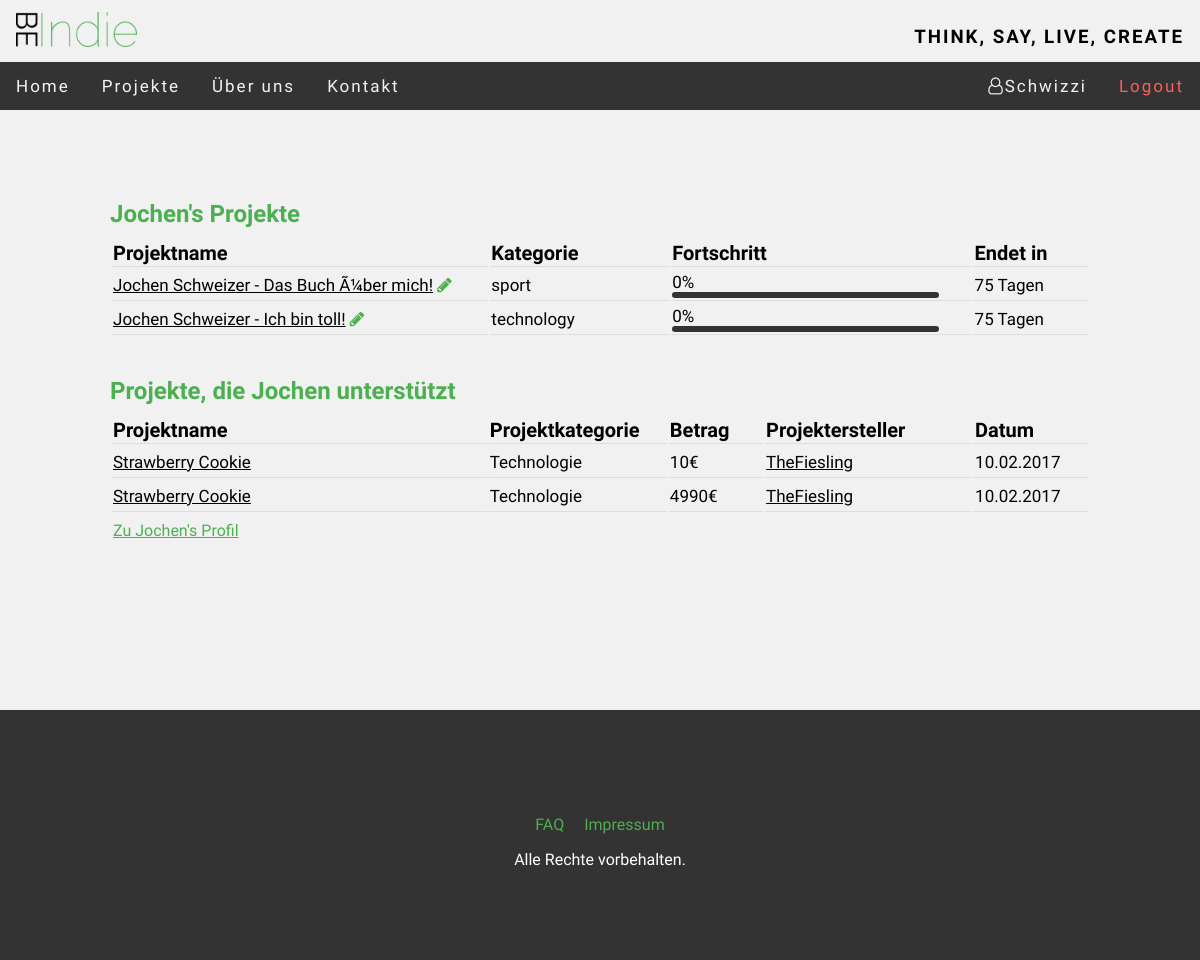
The page /BeIndie/index.php?page=my_projects&uname=Schwizzi (signed in) on the database its author committed.
### tables this page shows
CREATE TABLE `user` (
  `user_ID` int(11) NOT NULL,
  `email` varchar(200) NOT NULL,
  `user_name` varchar(30) NOT NULL,
  `first_name` varchar(200) DEFAULT NULL,
  `last_name` varchar(200) DEFAULT NULL,
  `avatar` varchar(200) DEFAULT NULL,
  `location` varchar(200) DEFAULT NULL,
  `crypt_pw` varchar(200) NOT NULL,
  `user_bio` varchar(500) DEFAULT NULL
);

CREATE TABLE `project` (
  `project_ID` int(11) NOT NULL,
  `creator` varchar(200) NOT NULL,
  `title` varchar(200) NOT NULL,
  `goal` int(11) NOT NULL,
  `current_status` int(11) NOT NULL,
  `start_date` date NOT NULL,
  `end_date` date NOT NULL,
  `category` varchar(200) NOT NULL,
  `description` text NOT NULL
);

CREATE TABLE `transaction` (
  `transaction_ID` int(11) NOT NULL,
  `user_email` varchar(200) NOT NULL,
  `project_ID` int(11) NOT NULL,
  `amount` int(11) NOT NULL,
  `date` date NOT NULL
);

### BeIndie/includes/pages/my_projects/my_projects.php (the view, shortened to what this page needs)
<?php
$uname = $_GET["uname"];
$sess_user = "";
if(isset($_SESSION["username"])){
    $sess_user = $_SESSION["username"];
}
include ("includes/functions/swConnect.php");
$query = "SELECT user_name, first_name, user_ID FROM user WHERE user_name ='" . $uname . "'";
$result = mysqli_query($conn, $query);
$query_myprojects = "SELECT title, current_status, goal, project_ID, UNIX_TIMESTAMP(end_date), category FROM user u JOIN project p ON u.email=p.creator WHERE u.user_name='" . $uname . "'";
$query_supportprojects = "SELECT creator, amount, title, category, date, t.project_ID FROM user u JOIN transaction t ON u.email=t.user_email"
                        . " JOIN project p ON t.project_ID=p.project_ID WHERE u.user_name='" . $uname . "'";
$result_myprojects = mysqli_query($conn, $query_myprojects);
$result_supportprojects = mysqli_query($conn, $query_supportprojects);
$output = mysqli_fetch_assoc($result);
$name = "";
if ($output["first_name"] == NULL) {
    $name = $output["user_name"];
} else {
    $name = $output["first_name"];
}
$allow_edit = false;
if($output["user_name"] == $sess_user){
    $allow_edit = true;
}
?>
<div id="myproject_wrap">
    <div id="myprojects_table">
        <h2><?=$name?>'s Projekte</h2>
        <table>
            <tr>
                <th class="first">
                    Projektname
                </th>
                <th class="second">
                    Kategorie
                </th>
                <th class="third">
                    Fortschritt
                </th>
                <th class="fourth">
                    Endet in
                </th>
            </tr>
            <?php
               while($output1 = mysqli_fetch_assoc($result_myprojects)){ ?>
            <tr>
                <td>
                    <a class="project_links" href="index.php?page=projects&q=<?=$output1["project_ID"]?>"><?=$output1["title"]?></a>
                    <?php if($allow_edit == true) { $_SESSION["editid"] = $output1["project_ID"];?> <a class="edit_links" href="index.php?page=new_project2"><i class="fa fa-pencil" aria-hidden="true"></i></a> <?php } ?>
                </td>
                <td>
                    <?=$output1["category"]?>
                </td>
                <td>
                    <div class='percent_goal'>
                        <?php
                            $percent = number_format((($output1["current_status"] / $output1["goal"]) * 100));
                            echo $percent . "%";
                        ?>
                    </div>
                    <div class='goal_bar_table'><div class='current_bar_table' style='width:<?= $percent ?>%'></div></div>
                </td>
                <td>
                    <?php
                        $time = round(($output1["UNIX_TIMESTAMP(end_date)"] - strtotime(date('Y-m-d'))) / 3600);
                        $days = round(($output1["UNIX_TIMESTAMP(end_date)"] - strtotime(date('Y-m-d'))) / 86400);
                        if ($time <= 0) {
                            echo 'Fertig';
                            $is_finished = true;
                        } elseif ($time > 72) {
                            echo $days . " Tagen";
                        } else {
                            echo $time . " Stunden";
                        }
                    ?>
                </td>
            </tr>
            <?php } ?>
        </table>
    </div>
    <div id="supportprojects_table">
        <h2>Projekte, die <?=$name?> unterstützt</h2>
        <table>
            <tr>
                <th class="first">
                  Projektname
                </th>
                <th class="second">
                    Projektkategorie
                </th>
                <th class="third_1">
                    Betrag
                </th>
                <th class="third_2">
                    Projektersteller
                </th>
                <th class="fourth">
                    Datum
                </th>
            </tr>
            <?php while($output2 = mysqli_fetch_assoc($result_supportprojects)) { ?>
            <tr>
                <td>
                    <a class="project_links" href="index.php?page=projects&q=<?=$output2["project_ID"]?>"><?=$output2["title"]?></a>
                </td>
                <td>
                    <?=$output2["category"]?>
                </td>
                <td>
                    <?=$output2["amount"]?>€
                </td>
                <td>
                    <?php $query_temp = "SELECT user_name, user_ID FROM user WHERE email='" . $output2["creator"] . "'";
                          $result_temp = mysqli_query($conn, $query_temp);
                          $output_temp = mysqli_fetch_assoc($result_temp);
                          echo "<a class='user_links' href='index.php?page=user_profile&id=" . $output_temp["user_ID"] ."'>" . $output_temp["user_name"] . "</a>";
                    ?>
                </td>
                <td>
                    <?=date("d.m.Y",strtotime($output2["date"]))?>
                </td>
            </tr>
            <?php } ?>
        </table>
    </div>
    <a id="profile_link" href="index.php?page=user_profile&id=<?=$output["user_ID"]?>">Zu <?=$name?>'s Profil</a>
</div>

### BeIndie/css/style.css (style rules this page uses)
* { margin: 0; }
body { background-color: #f1f1f1; }
body,h2,h3,h4,h5,h6,h7 { font-family: 'Raleway', sans-serif; }

### BeIndie/includes/pages/my_projects/css/my_projects.css (style rules this page uses)
#myproject_wrap { width: 980px; margin: 0 auto; padding: 50px 0; height: 500px; }
#myprojects_table { padding: 40px 0; }
#myprojects_table h2, #supportprojects_table h2 { color: #4CAF50; margin-bottom: 10px; }
#myprojects_table table, #supportprojects_table table { width: 100%; }
#myprojects_table th, #supportprojects_table th { font-size: 20px; text-align: left; border-bottom: 1px solid #ddd; }
#myprojects_table td, #supportprojects_table td { height: 29px; font-size: 17px; border-bottom: 1px solid #ddd; }
.first { width: 360px; }
.second { width: 170px; }
.third { width: 287px; }
.third_1 { width: 89px; }
.third_2 { width: 198px; }
.fourth { width: 108px; }
.goal_bar_table { width: 267px; background-color: #333; border-radius: 3px; height: 6px; overflow:hidden; }
.project_links, .user_links { text-decoration: underline; color: black; }
#profile_link { text-decoration: underline; color: #4CAF50; position: absolute; margin: 7px 3px; }
.edit_links { text-decoration: none; color: #4CAF50; }

### rows shown on the page
user: first_name "Jochen"
project: title "Jochen Schweizer - Das Buch Ã¼ber mich!", category "sport", current_status "0", days "75"
project: title "Jochen Schweizer - Ich bin toll!", category "technology", current_status "0", days "75"
transaction: project_ID.title "Strawberry Cookie", project_ID.category "Technologie", amount "10", user.user_name "TheFiesling", date "10.02.2017"
transaction: project_ID.title "Strawberry Cookie", project_ID.category "Technologie", amount "4990", user.user_name "TheFiesling", date "10.02.2017"

### other values the page prints
$_SESSION["username"] "Schwizzi"
